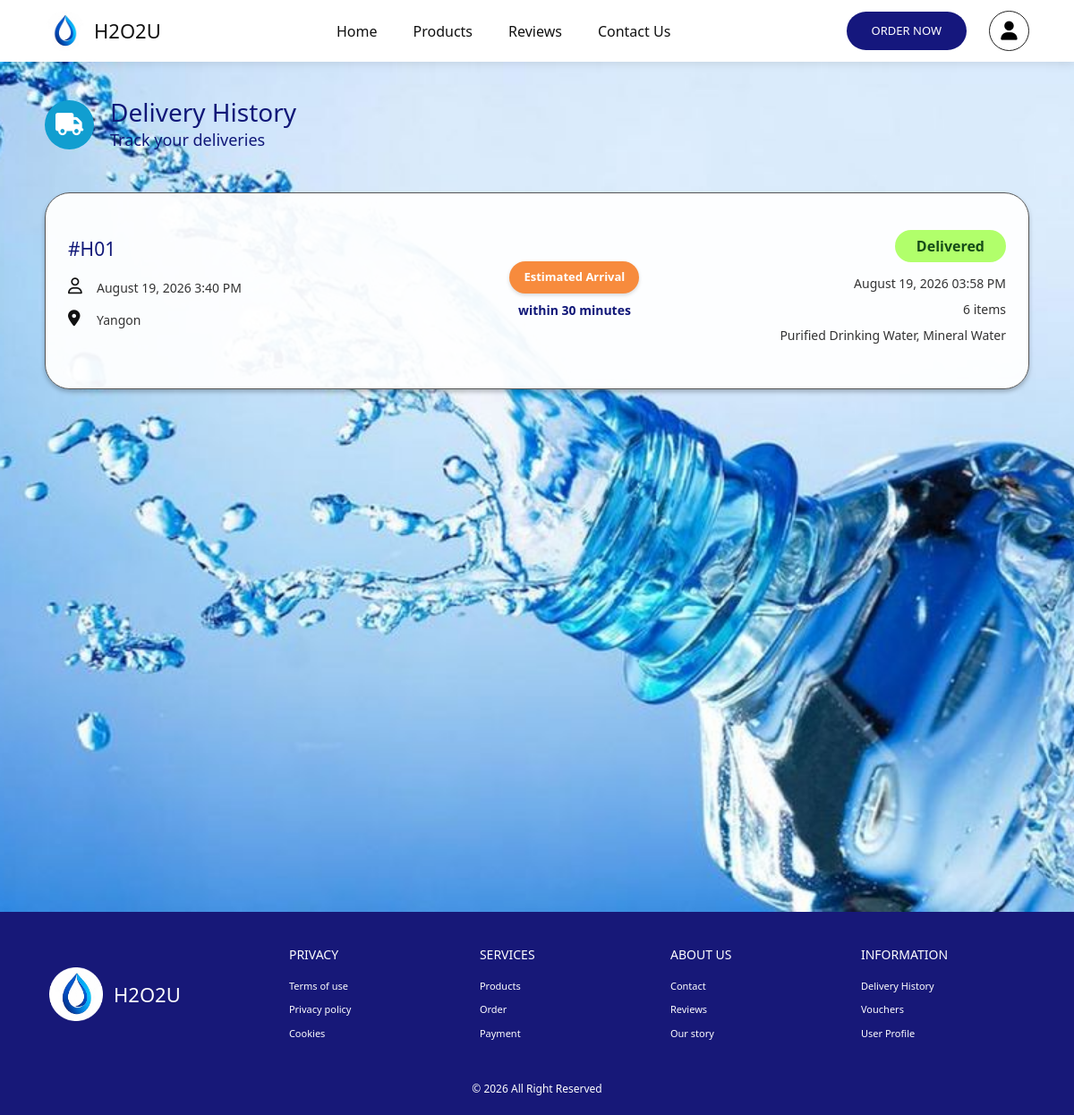
The app's page /php/user_delivery.php with its own data.
### tables this page shows
CREATE TABLE `tbl_delivery` (
  `deliveryID` int(11) NOT NULL AUTO_INCREMENT,
  `date` timestamp NOT NULL DEFAULT current_timestamp(),
  `status` enum('pending','shipping','delivered') NOT NULL DEFAULT 'pending',
  `tracking_number` int(11) NOT NULL,
  `orderID` int(11) NOT NULL,
  `driverID` int(11) NOT NULL,
  `vehicleID` int(11) NOT NULL,
  PRIMARY KEY (`deliveryID`),
  KEY `orderID` (`orderID`),
  KEY `driverID` (`driverID`),
  KEY `vehicleID` (`vehicleID`),
  CONSTRAINT `fk_del_order` FOREIGN KEY (`orderID`) REFERENCES `tbl_order` (`order_ID`),
  CONSTRAINT `fk_del_driver` FOREIGN KEY (`driverID`) REFERENCES `tbl_driver` (`driverID`),
  CONSTRAINT `fk_del_vehicle` FOREIGN KEY (`vehicleID`) REFERENCES `tbl_vehicle` (`vehicleID`)
);

CREATE TABLE `tbl_order` (
  `order_ID` int(11) NOT NULL AUTO_INCREMENT,
  `order_date` timestamp NOT NULL DEFAULT current_timestamp(),
  `total_order` int(11) NOT NULL DEFAULT 0,
  `total_amount` int(11) NOT NULL DEFAULT 0,
  `userID` int(11) NOT NULL,
  `location_ID` int(11) NOT NULL,
  PRIMARY KEY (`order_ID`),
  KEY `userID` (`userID`),
  KEY `location_ID` (`location_ID`),
  CONSTRAINT `fk_order_user` FOREIGN KEY (`userID`) REFERENCES `tbl_user` (`userID`),
  CONSTRAINT `fk_order_location` FOREIGN KEY (`location_ID`) REFERENCES `tbl_location` (`location_ID`)
);

CREATE TABLE `tbl_user` (
  `userID` int(11) NOT NULL AUTO_INCREMENT,
  `first_name` varchar(80) NOT NULL,
  `last_name` varchar(80) NOT NULL,
  `email` varchar(150) NOT NULL,
  `phone_number` varchar(30) NOT NULL,
  `password` varchar(255) NOT NULL,
  `address` varchar(255) NOT NULL DEFAULT '',
  `account_status` enum('active','inactive') NOT NULL DEFAULT 'active',
  PRIMARY KEY (`userID`),
  UNIQUE KEY `email` (`email`)
);

CREATE TABLE `tbl_location` (
  `location_ID` int(11) NOT NULL AUTO_INCREMENT,
  `address` varchar(70) NOT NULL,
  `estimated_arrival` varchar(30) NOT NULL,
  PRIMARY KEY (`location_ID`)
);

### php/user_delivery.php (the view, shortened to what this page needs)
<?php
include 'db.php';
$userID = $_SESSION['userID'] ?? 1;
$sql = "SELECT
            d.deliveryID,
            d.orderID,
            o.order_date,
            u.address,
            d.status,
            loc.estimated_arrival,
            DATE_FORMAT(d.date, '%M %e, %Y %h:%i %p') AS delivered_time,
            (SELECT SUM(quantity) FROM tbl_order_details WHERE orderID = o.order_ID) AS total_items,
            (SELECT GROUP_CONCAT(p.product_name SEPARATOR ', ')
             FROM tbl_order_details od
             JOIN tbl_product p ON od.productID = p.productID
             WHERE od.orderID = o.order_ID) AS item_names
        FROM tbl_delivery d
        JOIN tbl_order o ON d.orderID = o.order_ID
        JOIN tbl_user u ON o.userID = u.userID
        LEFT JOIN tbl_location loc ON o.location_ID = loc.location_ID
        WHERE u.userID = ?
        ORDER BY d.deliveryID DESC";
$stmt = mysqli_prepare($conn, $sql);
mysqli_stmt_bind_param($stmt, "i", $userID);
mysqli_stmt_execute($stmt);
$result = mysqli_stmt_get_result($stmt);
$deliveries = [];
if ($result && mysqli_num_rows($result) > 0) {
    while ($row = mysqli_fetch_assoc($result)) {
        $deliveries[] = $row;
    }
}
?>
<!DOCTYPE html>
<html lang="en">
<head>
    <link href="https://cdn.jsdelivr.net/npm/bootstrap@5.3.7/dist/css/bootstrap.min.css" rel="stylesheet">
    <link rel="stylesheet" href="https://cdnjs.cloudflare.com/ajax/libs/font-awesome/6.5.0/css/all.min.css">
    <link rel="stylesheet" href="css/nav&footer.css">
    <link rel="stylesheet" href="css/delivery.css">
</head>
<body>
<nav class="navbar">
    <div class="logo-section">
        <img src="img/logo.png" alt="H2O2U Logo">
        <h2>H2O2U</h2>
    </div>
    <ul class="nav-links">
        <li><a href="index.html">Home</a></li>
        <li><a href="products.html">Products</a></li>
        <li><a href="#reviews">Reviews</a></li>
        <li><a href="contact.html">Contact Us</a></li>
    </ul>
    <div class="nav-buttons">
        <button class="order-btn">ORDER NOW</button>
        <a href="profile.html" class="profile">
            <i class="fa-solid fa-user"></i>
        </a>
    </div>
</nav>
<section class="delivery-section">
    <div class="delivery-container">
       <div class="page-title">
            <div class="title-icon">
                <i class="fa-solid fa-truck"></i>
            </div>
            <div>
                <h1>Delivery History</h1>
                <p>Track your deliveries</p>
            </div>
       </div>
       <?php if (!empty($deliveries)): ?>
          <?php foreach ($deliveries as $delivery): ?>
              <?php $statusLower = strtolower($delivery['status']); ?>
                 <div class="delivery-card">
                     <div class="delivery-left">
                        <h2>#H<?php echo str_pad($delivery['deliveryID'], 2, '0', STR_PAD_LEFT); ?></h2>
                        <div class="delivery-info">
                            <i class="fa-regular fa-user"></i>
                            <span><?php echo date('F j, Y g:i A', strtotime($delivery['order_date'])); ?></span>
                        </div>
                     <div class="delivery-info">
                       <i class="fa-solid fa-location-dot"></i>
                    <span>
                        <?php echo nl2br(htmlspecialchars($delivery['address'])); ?>
                    </span>
                </div>
            </div>
            <div class="delivery-middle">
    <span class="estimated-badge">Estimated Arrival</span>
    <span class="estimated-time">
        within <?php echo !empty($delivery['estimated_arrival']) ? htmlspecialchars($delivery['estimated_arrival']) : '50 minutes'; ?>
    </span>
</div>
            <div class="delivery-right">
                <span class="status <?php echo $statusLower; ?>"><?php echo ucfirst($delivery['status']); ?></span>
                <p><?php echo $delivery['delivered_time']; ?></p>
                <p><?php echo $delivery['total_items'] ?? 0; ?> items</p>
                <p><?php echo htmlspecialchars($delivery['item_names'] ?? 'H2O2U Drinking Water'); ?></p>
                 </div>
              </div>
              <?php endforeach; ?>
          <?php else: ?>
          <p style="text-align: center; padding: 20px;">No delivery records found.</p>
       <?php endif; ?>
    </div>
</section>
<footer class="footer">
    <div class="footer-logo">
        <img src="img/logo.png" alt="H2O2U Logo">
        <h2>H2O2U</h2>
    </div>
    <div class="footer-column">
        <h3>PRIVACY</h3>
        <a href="#">Terms of use</a>
        <a href="#">Privacy policy</a>
        <a href="#">Cookies</a>
    </div>
    <div class="footer-column">
        <h3>SERVICES</h3>
        <a href="products.html">Products</a>
        <a href="#">Order</a>
        <a href="#">Payment</a>
    </div>
    <div class="footer-column">
        <h3>ABOUT US</h3>
        <a href="contact.html">Contact</a>
        <a href="#reviews">Reviews</a>
        <a href="#">Our story</a>
    </div>
    <div class="footer-column">
        <h3>INFORMATION</h3>
        <a href="delivery.html">Delivery History</a>
        <a href="vouchers.html">Vouchers</a>
        <a href="profile.html">User Profile</a>
    </div>
    <div class="copyright">
        © 2026 All Right Reserved
    </div>
</footer>
</body>
</html>

### css/nav&footer.css (style rules this page uses)
.navbar { display: flex; align-items: center; justify-content: space-between; padding: 12px 50px; background-color: white; box-shadow: 0 2px 10px rgba(0,0,0,0.1); position: relative; z-index: 10; }
.logo-section { display: flex; align-items: center; gap: 10px; }
.logo-section img { width: 45px; height: 45px; }
.logo-section h2 { margin: 0; color: #111; font-size: 22px; }
.nav-links { display: flex; list-style: none; gap: 40px; margin: 0; padding: 0; }
.nav-links a { text-decoration: none; color: #111; font-size: 16px; font-weight: 500; }
.nav-buttons { display: flex; align-items: center; gap: 25px; }
.order-btn { background-color: #15177d; color: white; border: none; padding: 12px 28px; border-radius: 25px; font-size: 13px; cursor: pointer; }
.profile { width: 45px; height: 45px; border: 1px solid #222; border-radius: 50%; display: flex; align-items: center; justify-content: center; color: #000; text-decoration: none; font-size: 21px; }
.footer { background-color: #171878; color: white; display: grid; grid-template-columns: 1.3fr 1fr 1fr 1fr 1fr; gap: 30px; padding: 40px 55px 20px; position: relative; }
.footer-logo { display: flex; align-items: center; gap: 12px; }
.footer-logo img { width: 60px; height: 60px; }
.footer-logo h2 { margin: 0; font-size: 22px; }
.footer-column { display: flex; flex-direction: column; gap: 10px; }
.footer-column h3 { font-size: 14px; margin-bottom: 8px; }
.footer-column a { color: white; text-decoration: none; font-size: 11px; }
.copyright { grid-column: 1 / -1; text-align: center; margin-top: 15px; font-size: 12px; }

### css/delivery.css (style rules this page uses)
.delivery-section { min-height: 950px; padding: 40px 50px 70px; background-image: url("../img/bottle.jpg"); background-size: cover; background-position: center; }
.delivery-container { max-width: 1100px; margin: auto; }
.page-title { display: flex; align-items: center; gap: 18px; margin-bottom: 45px; }
.title-icon { width: 55px; height: 55px; border-radius: 50%; background-color: #119ed0; color: white; display: flex; align-items: center; justify-content: center; font-size: 25px; }
.page-title h1 { color: #101778; font-size: 28px; margin: 0; }
.page-title p { color: #101778; margin: 0; font-size: 18px; }
.delivery-card { background: rgba(255,255,255,0.95); border: 1px solid #555; border-radius: 28px; padding: 25px; margin-bottom: 35px; min-height: 220px; display: flex; justify-content: space-between; align-items: center; box-shadow: 0 3px 5px rgba(0,0,0,0.25); }
.delivery-left { width: 38%; }
.delivery-left h2 { color: #101778; font-size: 21px; margin-bottom: 20px; }
.delivery-info { display: flex; align-items: flex-start; gap: 12px; margin-bottom: 15px; color: #333; font-size: 14px; }
.delivery-info i { color: #111; width: 20px; font-size: 18px; }
.delivery-middle { width: 26%; display: flex; flex-direction: column; align-items: center; justify-content: center; text-align: center; }
.estimated-badge { background-color: #f78b3d; color: white; padding: 8px 16px; border-radius: 20px; font-weight: bold; font-size: 13px; margin-bottom: 8px; box-shadow: 0 2px 4px rgba(0,0,0,0.15); }
.estimated-time { color: #101778; font-weight: bold; font-size: 14px; }
.delivery-right { width: 30%; text-align: right; padding-top: 0; }
.delivery-right p { margin: 8px 0; color: #333; font-size: 14px; }
.status { display: inline-block; padding: 6px 24px; border-radius: 20px; font-weight: bold; margin-bottom: 5px; }
.delivered { background-color: #b1ff6b; color: #164d18; }

### records on screen
tbl_delivery: deliveryID "01", orderID.order_date "August 19, 2026 3:40 PM", tbl_user.address "Yangon", tbl_location.estimated_arrival "30 minutes", status "Delivered", delivered_time "August 19, 2026 03:58 PM", total_items "6", item_names "Purified Drinking Water, Mineral Water"
